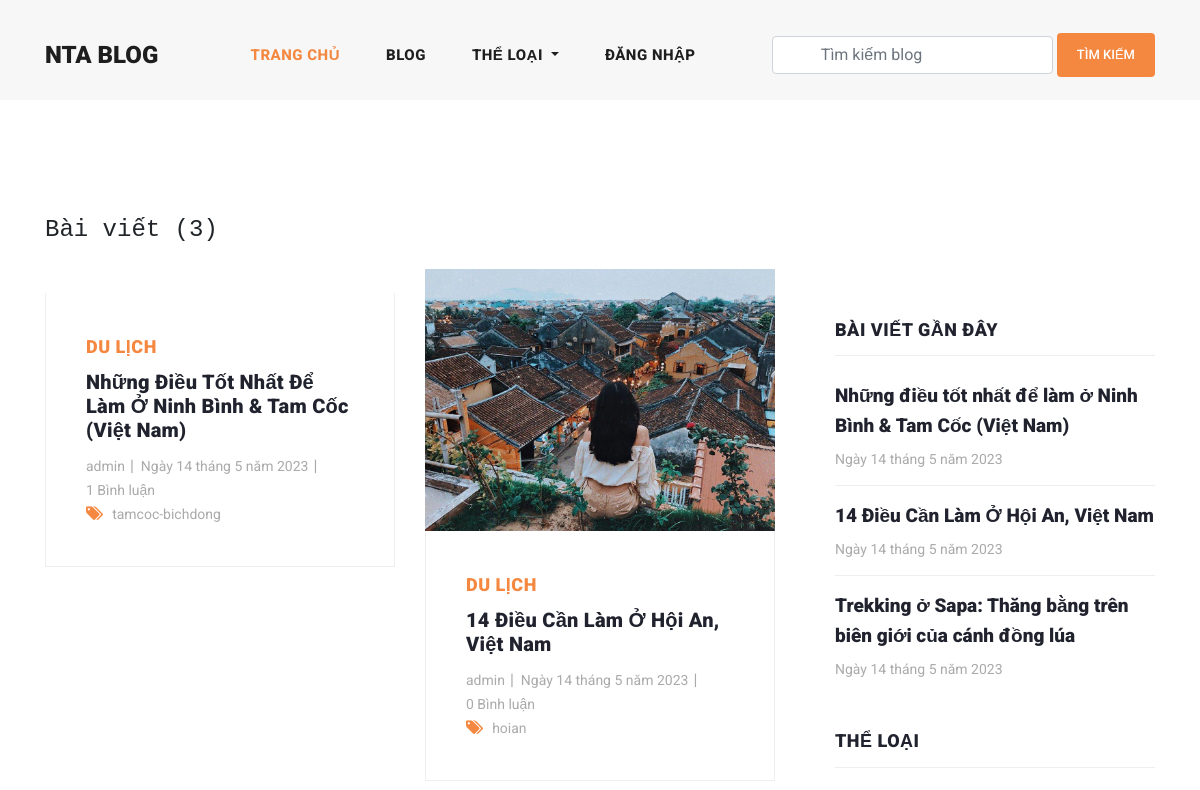
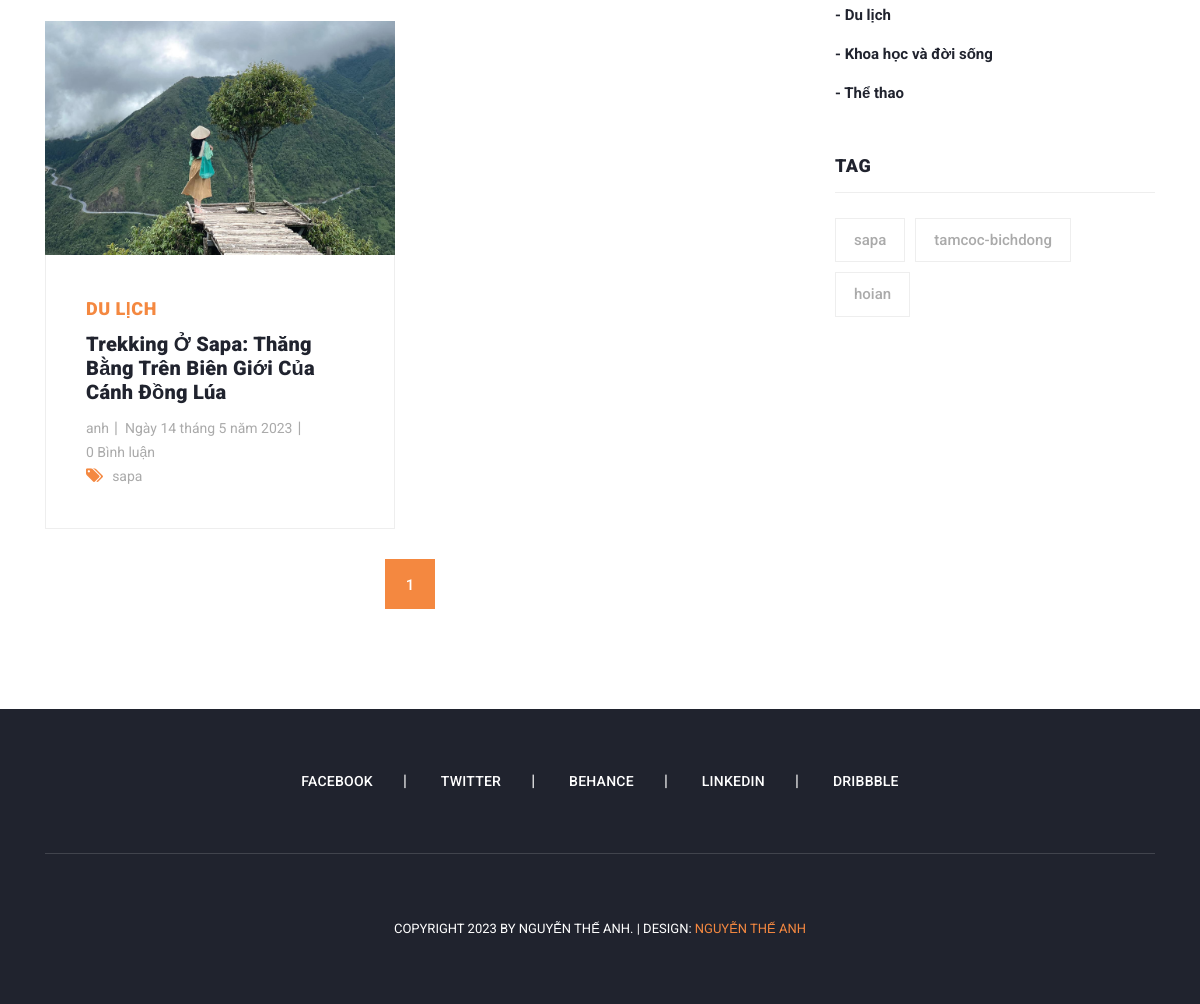
The app's page /blogs/ with its own data (2 pictures, top to bottom).
### blog/models.py (models this page shows, shortened)
class Blog(models.Model):
    user = models.ForeignKey(
        User,
        related_name='user_blogs',
        on_delete=models.CASCADE
    )
    category = models.ForeignKey(
        Category,
        related_name='category_blogs',
        on_delete=models.CASCADE
    )
    tags = models.ManyToManyField(
        Tag,
        related_name='tag_blogs',
        blank=True
    )
    likes = models.ManyToManyField(
        User,
        related_name='user_likes',
        blank=True
    )
    title = models.CharField(
        max_length=250
    )
    slug = models.SlugField(null=True, blank=True)
    banner = models.ImageField(upload_to='blog_banners')
    description = RichTextField()
    created_date = models.DateField(auto_now_add=True)

class Category(models.Model):
    title = models.CharField(max_length=150, unique=True)
    slug = models.SlugField(null=True, blank=True)
    created_date = models.DateField(auto_now_add=True)

class Tag(models.Model):
    title = models.CharField(max_length=150)
    slug = models.SlugField(null=True, blank=True)
    created_date = models.DateField(auto_now_add=True)

### user_profile/models.py (models this page shows, shortened)
class User(AbstractUser):
    email = models.EmailField(
        max_length=150,
        unique=True,
        error_messages={
            "unique": "The email must be unique"
        }
    )
    profile_image = models.ImageField(
        null=True,
        blank=True,
        upload_to="profile_images"
    )
    followers = models.ManyToManyField("Follow")
    REQUIRED_FIELDS = ["email"]
    objects = CustomUserManager()

### blog/views.py (the view)
# urls.py: path('blogs/', blogs, name='blogs'),
def blogs(request):
    queryset = Blog.objects.order_by('-created_date')
    tags = Tag.objects.order_by('-created_date')
    page = request.GET.get('page', 1)
    paginator = Paginator(queryset, 4)
    try:
        blogs = paginator.page(page)
    except EmptyPage:
        blogs = paginator.page(1)
    except PageNotAnInteger:
        blogs = paginator.page(1)
        return redirect('blogs')
    context = {
        "blogs": blogs,
        "tags": tags,
        "paginator": paginator
    }
    return render(request, 'blogs.html', context)

### blog/context_processors.py (called while the page is built)
def get_all_categories(request):
    categories = Category.objects.all()
    context = {
        "categories": categories
    }
    return context

### user_profile/context_processors.py (called while the page is built, shortened)
def user_notifications(request):
    context = {}
    return context

### templates/blogs.html (shortened to what this page needs)
{% extends 'base.html' %}
{% load static %}
{% block content %}
    <section class="blog-posts grid-system">
      <div class="container">
        <div class="row">
          <div class="col-md-8 py-3 mb-2">
            <h4 class="text-monospace">Bài viết ({{paginator.object_list.count}})</h4>
          </div>
          <div class="col-lg-8">
            <div class="all-blog-posts">
              <div class="row">
                {% for blog in blogs %}
                {% include 'blog_card.html' %}
                {% endfor %}
                <div class="col-lg-12">
                  {% include 'pagination.html' %}
                </div>
              </div>
            </div>
          </div>
          {% include 'sidebar.html' %}
        </div>
      </div>
    </section>
{% endblock content %}

### templates/blog_card.html
{% load static %}
<div class="col-lg-6">
  <div class="blog-post">
      <div class="blog-thumb">
        <img src="{{blog.banner.url}}" alt="">
      </div>
      <div class="down-content">
        <span>{{blog.category.title}}</span>
        <a href="{% url 'blog_details' blog.slug %}"><h4>{{blog.title}}</h4></a>
        <ul class="post-info">
          <li><a href="{% url 'view_user_information' blog.user.username %}">{{blog.user.username}}</a></li>
          <li><a href="#">{{blog.created_date}}</a></li>
          <li><a href="#">{{blog.blog_comments.all.count}} Bình luận</a></li>
        </ul>
        <div class="post-options">
          <div class="row">
            <div class="col-lg-12">
              <ul class="post-tags">
                <li><i class="fa fa-tags"></i></li>
                {% if blog.tags.all.count > 0 %}
                {% for tag in blog.tags.all %}
                  <li><a href="#">{{tag.title}}</a></li>
                {% endfor %}
                {% else %}
                  Không có
                {% endif %}
              </ul>
            </div>
          </div>
        </div>
      </div>
    </div>
  </div>

### templates/sidebar.html
<div class="col-lg-4">
    <div class="sidebar">
      <div class="row">
        <div class="col-lg-12">
          <div class="sidebar-item recent-posts">
            <div class="sidebar-heading">
              <h2>Bài viết gần đây</h2>
            </div>
            <div class="content">
              <ul>
                {% for blog in blogs|slice:"3" %}
                <li><a href="{% url 'blog_details' blog.slug %}">
                  <h5>{{blog.title}}</h5>
                  <span>{{blog.created_date}}</span>
                </a></li>
                {% endfor %}
              </ul>
            </div>
          </div>
        </div>
        <div class="col-lg-12">
          <div class="sidebar-item categories">
            <div class="sidebar-heading">
              <h2>Thể loại</h2>
            </div>
            <div class="content">
              <ul>
                {% for category in categories %}
                <li><a href="{% url 'category_blogs' category.slug %}">- {{category.title}}</a></li>
                {% endfor %}
              </ul>
            </div>
          </div>
        </div>
        <div class="col-lg-12">
          <div class="sidebar-item tags">
            <div class="sidebar-heading">
              <h2>Tag</h2>
            </div>
            <div class="content">
              <ul>
                {% for tag in tags %}
                <li><a href="{% url 'tag_blogs' tag.slug %}">{{tag.title}}</a></li>
                {% endfor %}
              </ul>
            </div>
          </div>
        </div>
      </div>
    </div>
  </div>

### assets/css/templatemo-stand-blog.css (style rules this page uses)
body { font-family: 'Roboto', sans-serif; overflow-x: hidden; text-rendering: optimizeLegibility; -webkit-font-smoothing: antialiased; -moz-osx-font-smoothing: grayscale; }
a { text-decoration: none!important; }
ul { padding: 0; margin: 0; list-style: none; }
h1,h2,h3,h4,h5,h6 { margin: 0px; }
.blog-posts { margin-top: 100px; }
.blog-posts .blog-post { margin-bottom: 30px; }
.blog-posts .blog-thumb img { width: 100%; overflow: hidden; }
.blog-posts .down-content { padding: 40px; border-right: 1px solid #eee; border-left: 1px solid #eee; border-bottom: 1px solid #eee; }
.blog-posts .down-content span { font-size: 18px; text-transform: uppercase; letter-spacing: 0.5px; font-weight: 900; color: #f48840; }
.blog-posts .down-content h4 { font-size: 24px; text-transform: capitalize; letter-spacing: 0.5px; font-weight: 900; color: #20232e; margin: 10px 0px 12px 0px; }
.blog-posts .down-content ul.post-info li { display: inline-block; margin-right: 8px; }
.blog-posts .down-content ul.post-info li:after { content: '|'; color: #aaa; margin-left: 8px; }
.blog-posts .down-content h4 { font-size: 20px; letter-spacing: 0.25px; }
.grid-system .down-content ul.post-info li { margin-right: 3px; }
.grid-system .down-content ul.post-info li:after { margin-left: 5px; }
.blog-posts .down-content ul.post-info li:last-child::after { display: none; }
.blog-posts .down-content ul.post-info li a { font-size: 14px; color: #aaa; font-weight: 400; transition: all .3s; }
.blog-posts .down-content ul.post-tags li, .blog-posts .down-content ul.post-share li { display: inline-block; }
.blog-posts .down-content ul.post-tags li:first-child i, .blog-posts .down-content ul.post-share li:first-child i { color: #f48840; margin-right: 5px; }
.blog-posts .down-content ul.post-tags li, .blog-posts .down-content ul.post-share li { color: #aaa; }
.blog-posts .down-content ul.post-tags li a, .blog-posts .down-content ul.post-share li a { font-size: 14px; color: #aaa; font-weight: 400; transition: all .3s; }
.blog-posts .sidebar-heading h2 { font-size: 18px; text-transform: uppercase; font-weight: 900; letter-spacing: 0.5px; color: #20232e; border-bottom: 1px solid #eee; padding-bottom: 15px; margin-bottom: 25px; }
.sidebar { margin-left: 30px; }
.sidebar .sidebar-item { margin-top: 50px; }
.sidebar .sidebar-heading h2 { font-size: 18px; text-transform: uppercase; font-weight: 900; letter-spacing: 0.5px; color: #20232e; border-bottom: 1px solid #eee; padding-bottom: 15px; margin-bottom: 25px; }
.sidebar .recent-posts ul li { margin-bottom: 15px; padding-bottom: 15px; border-bottom: 1px solid #eee; }
.sidebar .recent-posts ul li:last-child { margin-bottom: 0px; padding-bottom: 0px; border-bottom: none; }
.sidebar .recent-posts ul li h5 { font-size: 19px; font-weight: 900; color: #20232e; line-height: 30px; transition: all 0.3s; }
.sidebar .recent-posts ul li span { display: block; font-size: 14px; color: #aaa; margin-top: 8px; }
.sidebar .categories ul li { margin-bottom: 15px; }
.sidebar .categories ul li:last-child { margin-bottom: 0px; }
.sidebar .categories ul li a { font-size: 15px; font-weight: 700; color: #20232e; transition: all .3s; }
.sidebar .tags ul li { margin-right: 6px; display: inline-block; }
.sidebar .tags ul li { margin-bottom: 10px; }
.sidebar .tags ul li a { font-size: 15px; font-weight: 500; color: #aaa; display: inline-block; border: 1px solid #eee; padding: 10px 18px; transition: all .3s; }

### records on screen
Blog: category "DU LỊCH", title "Những Điều Tốt Nhất Để Làm Ở Ninh Bình & Tam Cốc (Việt Nam)", user.username "admin", created_date "Ngày 14 tháng 5 năm 2023", blog_comments.all.count "1", title "Những điều tốt nhất để làm ở Ninh Bình & Tam Cốc (Việt Nam)"
Tag: title "tamcoc-bichdong"
Blog: banner (picture), category "DU LỊCH", title "14 Điều Cần Làm Ở Hội An, Việt Nam", user.username "admin", created_date "Ngày 14 tháng 5 năm 2023", blog_comments.all.count "0"
Tag: title "hoian"
Blog: banner (picture), category "DU LỊCH", title "Trekking Ở Sapa: Thăng Bằng Trên Biên Giới Của Cánh Đồng Lúa", user.username "anh", created_date "Ngày 14 tháng 5 năm 2023", blog_comments.all.count "0", title "Trekking ở Sapa: Thăng bằng trên biên giới của cánh đồng lúa"
Tag: title "sapa"
Category: title "Du lịch"
Category: title "Khoa học và đời sống"
Category: title "Thể thao"

### other values on screen
{{ paginator.object_list.count }} "3"
{{ page }} "1"
